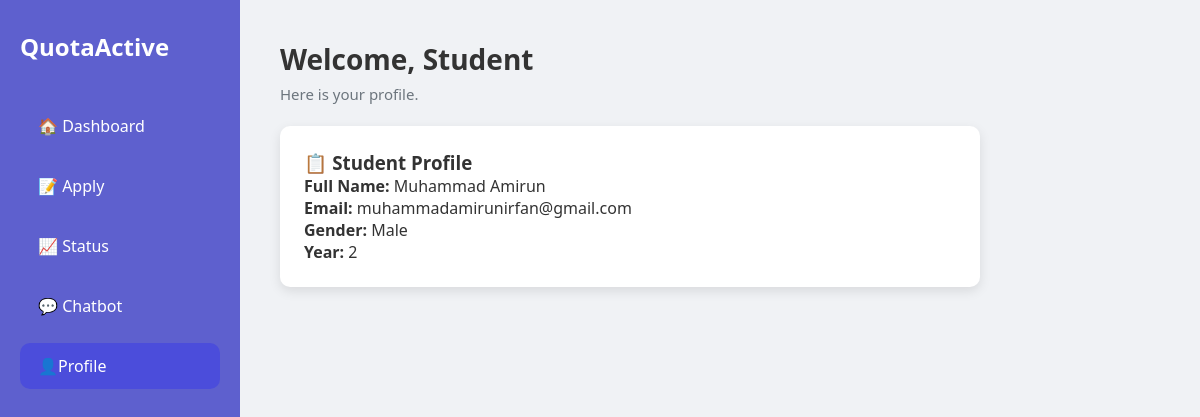
Screenshot of /student/profile.php (signed in) with the database file from the repository.
### tables this page shows
CREATE TABLE `student` (
  `student_id` int(11) NOT NULL,
  `matrix_no` int(4) NOT NULL,
  `year` int(4) NOT NULL,
  `college` varchar(100) NOT NULL,
  `fullname` varchar(100) NOT NULL,
  `gender` enum('Male','Female','Select your gender','') NOT NULL DEFAULT 'Select your gender',
  `email` varchar(100) NOT NULL,
  `password` varchar(255) NOT NULL,
  `status` enum('pending','approved','rejected') NOT NULL DEFAULT 'pending'
);

### student/profile.php (the view, shortened to what this page needs)
<?php
include '../includes/db_studentlocal.php';
$student_id = $_SESSION['student_id'];
$sql = "SELECT fullname, email, gender, year FROM student WHERE student_id = ?";
$stmt = $mysqli->prepare($sql);
$stmt->bind_param("i", $student_id);
$stmt->execute();
$result = $stmt->get_result();
$student = $result->fetch_assoc();
?>
<!DOCTYPE html>
<html lang="en">
<head>
  <link rel="stylesheet" href="../css/student-dashboard.css" />
  <div class="dashboard-container">
  <aside class="sidebar">
    <h2 class="logo">QuotaActive</h2>
    <nav>
      <ul class="nav-list">
        <li class="nav-item"><a href="dashboard.php" class="nav-link">🏠 Dashboard</a></li>
        <li class="nav-item"><a href="apply.php" class="nav-link">📝 Apply</a></li>
        <li class="nav-item"><a href="status.php" class="nav-link">📈 Status</a></li>
        <li class="nav-item">💬 Chatbot</li>
        <li class="nav-item active"> <a href="profile.php" class="nav-link">👤Profile</a></li>
      </ul>
    </nav>
  </aside>
  <main class="main-content">
    <header class="main-header">
      <h1>Welcome, Student</h1>
      <p>Here is your profile.</p>
    </header>
   <br>
      <div class="profile">
        <h3>📋 Student Profile</h3>
 <p><strong>Full Name:</strong> <?= htmlspecialchars($student['fullname']) ?></p>
    <p><strong>Email:</strong> <?= htmlspecialchars($student['email']) ?></p>
    <p><strong>Gender:</strong> <?= htmlspecialchars($student['gender']) ?></p>
    <p><strong>Year:</strong> <?= htmlspecialchars($student['year']) ?></p>
      </div>

### css/student-dashboard.css (style rules this page uses)
* { margin: 0; padding: 0; box-sizing: border-box; }
.dashboard-container { display: flex; min-height: 100vh; }
.sidebar { width: 240px; background-color: #5e60ce; color: white; padding: 30px 20px; }
.logo { font-size: 24px; margin-bottom: 40px; }
.nav-list { list-style: none; }
.nav-item { padding: 12px 18px; margin-bottom: 14px; border-radius: 10px; transition: background 0.3s; font-size: 16px; cursor: pointer; }
.nav-link { text-decoration: none; color: inherit; }
.nav-item:hover, .nav-item.active { background-color: #4b4ddb; }
.main-content { flex: 1; padding: 40px; }
.main-header h1 { font-size: 28px; font-weight: 600; }
.main-header p { color: #6c757d; margin-top: 6px; font-size: 15px; }
.profile { width: 100%; max-width: 700px; padding: 24px; border-radius: 10px; box-shadow: 0 4px 12px rgba(0,0,0,0.1); background-color: white; }

### rows the page displays
student: fullname "Muhammad Amirun", email "muhammadamirunirfan@gmail.com", gender "Male", year "2"
